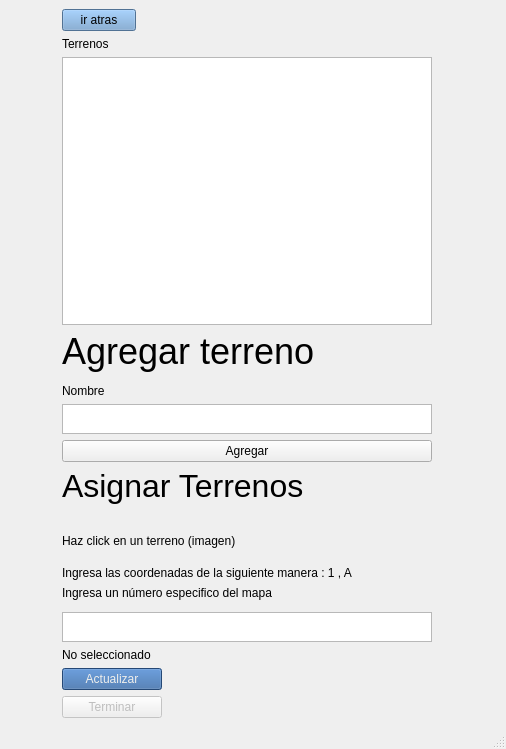
<?xml version="1.0" encoding="UTF-8"?>
<ui version="4.0">
 <class>TemplateWindow</class>
 <widget class="QMainWindow" name="TemplateWindow">
  <property name="geometry">
   <rect>
    <x>0</x>
    <y>0</y>
    <width>506</width>
    <height>749</height>
   </rect>
  </property>
  <property name="windowTitle">
   <string>MainWindow</string>
  </property>
  <widget class="QWidget" name="centralwidget">
   <property name="sizePolicy">
    <sizepolicy hsizetype="Ignored" vsizetype="Ignored">
     <horstretch>0</horstretch>
     <verstretch>0</verstretch>
    </sizepolicy>
   </property>
   <layout class="QGridLayout" name="gridLayout">
    <item row="22" column="0">
     <widget class="QPushButton" name="updateBtn">
      <property name="maximumSize">
       <size>
        <width>100</width>
        <height>200</height>
       </size>
      </property>
      <property name="styleSheet">
       <string notr="true">background-color: rgb(52, 101, 164);
color: rgb(238, 238, 236);</string>
      </property>
      <property name="text">
       <string>Actualizar</string>
      </property>
     </widget>
    </item>
    <item row="8" column="0">
     <widget class="QLabel" name="label_7">
      <property name="maximumSize">
       <size>
        <width>370</width>
        <height>16777215</height>
       </size>
      </property>
      <property name="font">
       <font>
        <pointsize>24</pointsize>
       </font>
      </property>
      <property name="text">
       <string>Asignar Terrenos</string>
      </property>
     </widget>
    </item>
    <item row="6" column="0">
     <widget class="QPlainTextEdit" name="landTxt">
      <property name="maximumSize">
       <size>
        <width>370</width>
        <height>30</height>
       </size>
      </property>
     </widget>
    </item>
    <item row="5" column="0">
     <widget class="QLabel" name="label_5">
      <property name="maximumSize">
       <size>
        <width>370</width>
        <height>16777215</height>
       </size>
      </property>
      <property name="text">
       <string>Nombre</string>
      </property>
     </widget>
    </item>
    <item row="20" column="0">
     <widget class="QTextEdit" name="coordTxt">
      <property name="maximumSize">
       <size>
        <width>370</width>
        <height>30</height>
       </size>
      </property>
     </widget>
    </item>
    <item row="25" column="0">
     <widget class="QPushButton" name="nextBtn">
      <property name="enabled">
       <bool>false</bool>
      </property>
      <property name="maximumSize">
       <size>
        <width>100</width>
        <height>16777215</height>
       </size>
      </property>
      <property name="text">
       <string>Terminar</string>
      </property>
     </widget>
    </item>
    <item row="1" column="2">
     <layout class="QGridLayout" name="XGrd">
      <property name="leftMargin">
       <number>3</number>
      </property>
      <property name="rightMargin">
       <number>3</number>
      </property>
      <property name="spacing">
       <number>0</number>
      </property>
     </layout>
    </item>
    <item row="16" column="0">
     <widget class="QLabel" name="label_2">
      <property name="maximumSize">
       <size>
        <width>370</width>
        <height>16777215</height>
       </size>
      </property>
      <property name="text">
       <string>Ingresa las coordenadas de la siguiente manera : 1 , A</string>
      </property>
     </widget>
    </item>
    <item row="2" column="0">
     <widget class="QListWidget" name="landLst">
      <property name="maximumSize">
       <size>
        <width>370</width>
        <height>16777215</height>
       </size>
      </property>
     </widget>
    </item>
    <item row="7" column="0">
     <widget class="QPushButton" name="addLandBtn">
      <property name="maximumSize">
       <size>
        <width>370</width>
        <height>16777215</height>
       </size>
      </property>
      <property name="text">
       <string>Agregar</string>
      </property>
     </widget>
    </item>
    <item row="3" column="0">
     <widget class="QLabel" name="label_6">
      <property name="maximumSize">
       <size>
        <width>370</width>
        <height>16777215</height>
       </size>
      </property>
      <property name="font">
       <font>
        <pointsize>27</pointsize>
       </font>
      </property>
      <property name="text">
       <string>Agregar terreno</string>
      </property>
     </widget>
    </item>
    <item row="13" column="0">
     <widget class="QLabel" name="label_8">
      <property name="maximumSize">
       <size>
        <width>370</width>
        <height>16777215</height>
       </size>
      </property>
      <property name="text">
       <string>Haz click en un terreno (imagen)</string>
      </property>
     </widget>
    </item>
    <item row="0" column="0">
     <widget class="QPushButton" name="go_backBtn">
      <property name="maximumSize">
       <size>
        <width>74</width>
        <height>16777215</height>
       </size>
      </property>
      <property name="styleSheet">
       <string notr="true">background-color: rgb(114, 159, 207);</string>
      </property>
      <property name="text">
       <string>ir atras</string>
      </property>
      <property name="icon">
       <iconset>
        <normaloff>go-back.png</normaloff>go-back.png</iconset>
      </property>
     </widget>
    </item>
    <item row="17" column="0">
     <widget class="QLabel" name="label">
      <property name="maximumSize">
       <size>
        <width>370</width>
        <height>16777215</height>
       </size>
      </property>
      <property name="text">
       <string>Ingresa un número especifico del mapa</string>
      </property>
     </widget>
    </item>
    <item row="21" column="0">
     <widget class="QLabel" name="landLbl">
      <property name="maximumSize">
       <size>
        <width>370</width>
        <height>16777215</height>
       </size>
      </property>
      <property name="text">
       <string>No seleccionado</string>
      </property>
     </widget>
    </item>
    <item row="1" column="0">
     <widget class="QLabel" name="label_4">
      <property name="maximumSize">
       <size>
        <width>370</width>
        <height>16777215</height>
       </size>
      </property>
      <property name="text">
       <string>Terrenos</string>
      </property>
     </widget>
    </item>
    <item row="2" column="2" rowspan="17">
     <layout class="QGridLayout" name="mapGrd">
      <property name="leftMargin">
       <number>3</number>
      </property>
      <property name="topMargin">
       <number>3</number>
      </property>
      <property name="rightMargin">
       <number>3</number>
      </property>
      <property name="bottomMargin">
       <number>3</number>
      </property>
      <property name="horizontalSpacing">
       <number>0</number>
      </property>
      <property name="verticalSpacing">
       <number>3</number>
      </property>
     </layout>
    </item>
    <item row="2" column="1" rowspan="16">
     <layout class="QGridLayout" name="YGrd">
      <property name="leftMargin">
       <number>3</number>
      </property>
      <property name="topMargin">
       <number>3</number>
      </property>
      <property name="rightMargin">
       <number>3</number>
      </property>
      <property name="bottomMargin">
       <number>3</number>
      </property>
      <property name="horizontalSpacing">
       <number>0</number>
      </property>
      <property name="verticalSpacing">
       <number>3</number>
      </property>
     </layout>
    </item>
   </layout>
  </widget>
  <widget class="QStatusBar" name="statusbar"/>
 </widget>
 <resources/>
 <connections/>
</ui>
